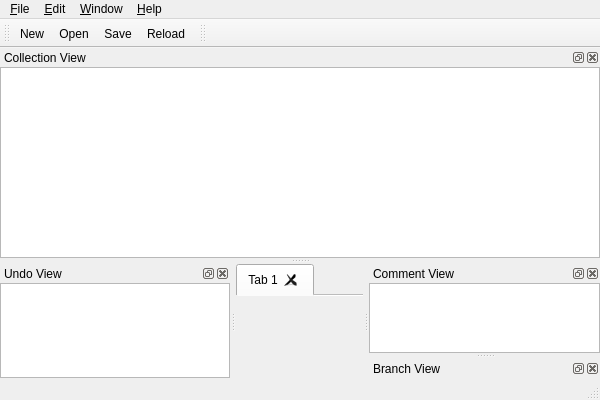
<?xml version="1.0" encoding="UTF-8"?>
<ui version="4.0">
 <class>MainWindow</class>
 <widget class="QMainWindow" name="MainWindow">
  <property name="geometry">
   <rect>
    <x>0</x>
    <y>0</y>
    <width>600</width>
    <height>400</height>
   </rect>
  </property>
  <property name="windowTitle">
   <string>mugo</string>
  </property>
  <property name="windowIcon">
   <iconset>
    <normaloff>:/pics/mugo_128.png</normaloff>:/pics/mugo_128.png</iconset>
  </property>
  <widget class="QWidget" name="centralWidget">
   <layout class="QHBoxLayout" name="horizontalLayout">
    <property name="spacing">
     <number>0</number>
    </property>
    <property name="margin">
     <number>0</number>
    </property>
    <item>
     <widget class="QTabWidget" name="boardTabWidget">
      <property name="currentIndex">
       <number>0</number>
      </property>
      <property name="documentMode">
       <bool>true</bool>
      </property>
      <property name="tabsClosable">
       <bool>true</bool>
      </property>
      <property name="movable">
       <bool>true</bool>
      </property>
      <widget class="QWidget" name="tab">
       <attribute name="title">
        <string>Tab 1</string>
       </attribute>
       <layout class="QHBoxLayout" name="horizontalLayout_2">
        <property name="spacing">
         <number>0</number>
        </property>
        <property name="margin">
         <number>0</number>
        </property>
       </layout>
      </widget>
     </widget>
    </item>
   </layout>
  </widget>
  <widget class="QMenuBar" name="menuBar">
   <property name="geometry">
    <rect>
     <x>0</x>
     <y>0</y>
     <width>600</width>
     <height>24</height>
    </rect>
   </property>
   <widget class="QMenu" name="menuFile">
    <property name="title">
     <string>&amp;File</string>
    </property>
    <addaction name="actionNew"/>
    <addaction name="actionOpen"/>
    <addaction name="actionOpenURL"/>
    <addaction name="actionReload"/>
    <addaction name="separator"/>
    <addaction name="actionSave"/>
    <addaction name="actionSaveAs"/>
    <addaction name="separator"/>
    <addaction name="actionExit"/>
   </widget>
   <widget class="QMenu" name="menuHelp">
    <property name="title">
     <string>&amp;Help</string>
    </property>
    <addaction name="actionAbuot"/>
    <addaction name="actionAboutQt"/>
   </widget>
   <widget class="QMenu" name="menuWindow">
    <property name="title">
     <string>&amp;Window</string>
    </property>
    <widget class="QMenu" name="menuToolbars">
     <property name="title">
      <string>&amp;Toolbars</string>
     </property>
    </widget>
    <addaction name="menuToolbars"/>
   </widget>
   <widget class="QMenu" name="menuEdit">
    <property name="title">
     <string>&amp;Edit</string>
    </property>
   </widget>
   <addaction name="menuFile"/>
   <addaction name="menuEdit"/>
   <addaction name="menuWindow"/>
   <addaction name="menuHelp"/>
  </widget>
  <widget class="QToolBar" name="fileToolBar">
   <property name="windowTitle">
    <string>File Toolbar</string>
   </property>
   <attribute name="toolBarArea">
    <enum>TopToolBarArea</enum>
   </attribute>
   <attribute name="toolBarBreak">
    <bool>false</bool>
   </attribute>
   <addaction name="actionNew"/>
   <addaction name="actionOpen"/>
   <addaction name="actionSave"/>
   <addaction name="actionReload"/>
  </widget>
  <widget class="QStatusBar" name="statusBar"/>
  <widget class="QDockWidget" name="commentDockWidget">
   <property name="windowTitle">
    <string>Comment View</string>
   </property>
   <attribute name="dockWidgetArea">
    <number>2</number>
   </attribute>
   <widget class="QWidget" name="commentDockWidgetContents">
    <layout class="QHBoxLayout" name="horizontalLayout_3">
     <property name="spacing">
      <number>0</number>
     </property>
     <property name="margin">
      <number>0</number>
     </property>
     <item>
      <widget class="QPlainTextEdit" name="commentWidget"/>
     </item>
    </layout>
   </widget>
  </widget>
  <widget class="QDockWidget" name="branchDockWidget">
   <property name="windowTitle">
    <string>Branch View</string>
   </property>
   <attribute name="dockWidgetArea">
    <number>2</number>
   </attribute>
   <widget class="QWidget" name="branchDockWidgetContents">
    <layout class="QHBoxLayout" name="horizontalLayout_4">
     <property name="spacing">
      <number>0</number>
     </property>
     <property name="margin">
      <number>0</number>
     </property>
     <item>
      <widget class="QStackedWidget" name="branchStackedWidget"/>
     </item>
    </layout>
   </widget>
  </widget>
  <widget class="QDockWidget" name="undoDockWidget">
   <property name="windowTitle">
    <string>Undo View</string>
   </property>
   <attribute name="dockWidgetArea">
    <number>1</number>
   </attribute>
   <widget class="QWidget" name="undoDockWidgetContents">
    <layout class="QHBoxLayout" name="horizontalLayout_5">
     <property name="spacing">
      <number>0</number>
     </property>
     <property name="margin">
      <number>0</number>
     </property>
     <item>
      <widget class="QUndoView" name="undoView"/>
     </item>
    </layout>
   </widget>
  </widget>
  <widget class="QDockWidget" name="collectionDockWidget">
   <property name="windowTitle">
    <string>Collection View</string>
   </property>
   <attribute name="dockWidgetArea">
    <number>4</number>
   </attribute>
   <widget class="QWidget" name="dockWidgetContents">
    <layout class="QHBoxLayout" name="horizontalLayout_6">
     <property name="spacing">
      <number>0</number>
     </property>
     <property name="margin">
      <number>0</number>
     </property>
     <item>
      <widget class="QTreeView" name="collectionView"/>
     </item>
    </layout>
   </widget>
  </widget>
  <widget class="QToolBar" name="editToolBar">
   <property name="windowTitle">
    <string>Edit Toolbar</string>
   </property>
   <attribute name="toolBarArea">
    <enum>TopToolBarArea</enum>
   </attribute>
   <attribute name="toolBarBreak">
    <bool>false</bool>
   </attribute>
  </widget>
  <action name="actionNew">
   <property name="icon">
    <iconset>
     <normaloff>:/res/filenew.png</normaloff>:/res/filenew.png</iconset>
   </property>
   <property name="text">
    <string>&amp;New</string>
   </property>
  </action>
  <action name="actionOpen">
   <property name="icon">
    <iconset>
     <normaloff>:/res/fileopen.png</normaloff>:/res/fileopen.png</iconset>
   </property>
   <property name="text">
    <string>&amp;Open...</string>
   </property>
  </action>
  <action name="actionOpenURL">
   <property name="text">
    <string>Open &amp;URL...</string>
   </property>
  </action>
  <action name="actionReload">
   <property name="icon">
    <iconset>
     <normaloff>:/res/reload.png</normaloff>:/res/reload.png</iconset>
   </property>
   <property name="text">
    <string>&amp;Reload</string>
   </property>
  </action>
  <action name="actionSave">
   <property name="icon">
    <iconset>
     <normaloff>:/res/filesave.png</normaloff>:/res/filesave.png</iconset>
   </property>
   <property name="text">
    <string>&amp;Save</string>
   </property>
  </action>
  <action name="actionSaveAs">
   <property name="text">
    <string>Save &amp;As...</string>
   </property>
  </action>
  <action name="actionExit">
   <property name="text">
    <string>E&amp;xit</string>
   </property>
  </action>
  <action name="actionAbuot">
   <property name="text">
    <string>Abuot...</string>
   </property>
  </action>
  <action name="actionAboutQt">
   <property name="text">
    <string>About Qt...</string>
   </property>
  </action>
 </widget>
 <layoutdefault spacing="6" margin="11"/>
 <customwidgets>
  <customwidget>
   <class>QUndoView</class>
   <extends>QListView</extends>
   <header>qundoview.h</header>
  </customwidget>
 </customwidgets>
 <resources/>
 <connections/>
</ui>
